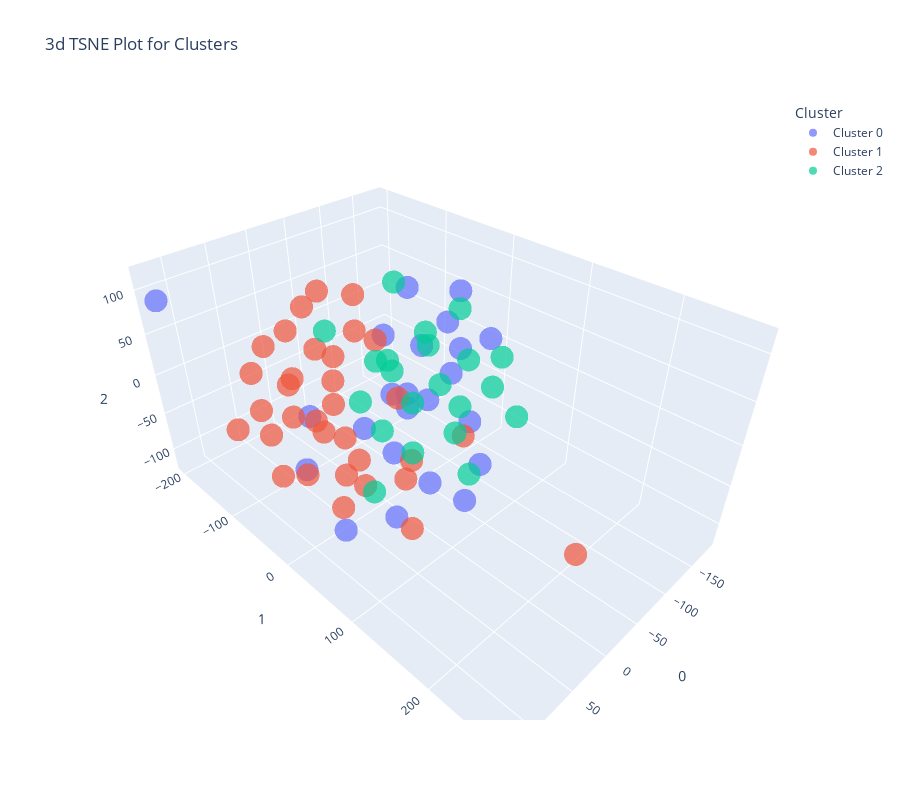

The notebook cell this image was saved under:
### Code cell
plot_model(kmeans_3, plot='tsne')

### Figure 1 — Plotly figure (JSON) as saved in the notebook; plotly's stock layout.template omitted (floating-point values rounded to 4 significant figures)
{"data": [{"customdata": [[39], [35], [39], [42], [39], [33], [39], [37], [27], [36], [35], [35], [27], [34], [35], [30], [40], [35], [30], [30], [24], [37], [32]], "hovertemplate": "Cluster=Cluster 0<br>0=%{x}<br>1=%{y}<br>2=%{z}<br>Feature=%{customdata[0]}<extra></extra>", "legendgroup": "Cluster 0", "marker": {"color": "#636efa", "opacity": 0.7, "symbol": "circle"}, "mode": "markers", "name": "Cluster 0", "scene": "scene", "showlegend": true, "type": "scatter3d", "x": [-108.9, -183.9, 121.5, 89.31, -26.02, -85.78, 4.904, -15.81, -82.41, 114.2, 52.87, -10.1, 3.158, -57.84, 20.14, -75.03, 70.03, -64.38, -106.5, -34.86, -73.36, 13.69, -113.2], "y": [-8.929, -86.39, -198.6, 40.95, 79.4, -83.0, 10.19, 99.79, -49.26, 37.96, -70.74, 2.714, 119.4, -26.11, 37.54, 73.39, 54.75, 76.74, -43.36, 31.86, 34.7, 50.62, -59.86], "z": [-14.64, -8.727, 89.26, -83.55, 88.61, -67.0, 87.01, -74.48, 85.23, 63.59, -94.55, -65.23, 42.98, -44.92, -114.6, 76.6, 36.75, -69.48, -65.89, -104.5, 113.7, 44.63, -1.837]}, {"customdata": [[33], [39], [26], [24], [35], [28], [28], [35], [34], [37], [35], [35], [39], [37], [33], [31], [36], [33], [38], [41], [42], [32], [32], [40], [40], [32], [31], [34], [35], [30], [40], [41], [36]], "hovertemplate": "Cluster=Cluster 1<br>0=%{x}<br>1=%{y}<br>2=%{z}<br>Feature=%{customdata[0]}<extra></extra>", "legendgroup": "Cluster 1", "marker": {"color": "#EF553B", "opacity": 0.7, "symbol": "circle"}, "mode": "markers", "name": "Cluster 1", "scene": "scene", "showlegend": true, "type": "scatter3d", "x": [58.39, 107.2, -55.93, 108.0, 43.69, 47.66, -12.88, 17.23, 110.6, 59.23, 55.0, 104.8, 45.57, 73.83, 99.05, 48.93, 92.41, 3.234, 11.57, 124.7, -7.971, -95.58, 66.6, -47.96, 45.58, 78.56, 6.777, 21.1, -4.706, 35.57, 56.38, 84.65, 49.01], "y": [-75.31, -40.72, -19.26, -103.6, 44.26, -54.49, -61.24, 49.77, 102.3, -22.33, 272.6, 9.87, -19.66, -2.681, -43.74, 91.74, -57.0, -90.76, -52.09, -21.4, -94.79, 23.93, -64.08, -97.65, -18.83, -111.5, -67.97, -126.8, -44.5, -106.0, 84.75, 3.681, -5.135], "z": [-23.21, -1.935, -114.5, -28.27, 111.5, 108.3, -113.5, -56.7, 24.44, -14.06, 28.42, -22.61, -121.9, 95.34, -60.03, -74.1, 83.14, 96.28, -63.07, 45.27, -49.35, -77.07, 25.8, 71.94, 41.8, 23.34, 31.16, -16.23, 66.03, 57.68, 77.12, 26.13, -65.4]}, {"customdata": [[14], [37], [35], [20], [37], [33], [38], [34], [37], [27], [32], [37], [32], [36], [38], [39], [24], [32], [29], [33], [35]], "hovertemplate": "Cluster=Cluster 2<br>0=%{x}<br>1=%{y}<br>2=%{z}<br>Feature=%{customdata[0]}<extra></extra>", "legendgroup": "Cluster 2", "marker": {"color": "#00cc96", "opacity": 0.7, "symbol": "circle"}, "mode": "markers", "name": "Cluster 2", "scene": "scene", "showlegend": true, "type": "scatter3d", "x": [23.05, -89.26, -82.73, 28.5, -58.45, -138.6, -72.77, -34.1, -35.75, 0.4141, 2.361, -18.71, -137.8, -34.68, -86.65, -55.88, -28.19, -32.83, 76.74, -57.07, -45.5], "y": [23.93, 33.63, 105.6, 72.54, -77.68, 37.68, 38.34, 7.302, -18.43, -35.73, 120.3, -5.831, -24.34, 45.93, -22.53, 4.283, -127.1, 69.04, 72.06, 93.55, -42.78], "z": [-7.13, 29.6, -2.512, -4.107, -6.967, 13.43, -18.75, -10.34, 117.4, -13.03, -17.1, 29.97, 49.09, 30.22, 24.74, 63.74, 23.97, -15.47, -22.53, 39.14, 14.96]}], "layout": {"height": 800, "legend": {"title": {"text": "Cluster"}, "tracegroupgap": 0}, "scene": {"domain": {"x": [0, 1], "y": [0, 1]}, "xaxis": {"title": {"text": "0"}}, "yaxis": {"title": {"text": "1"}}, "zaxis": {"title": {"text": "2"}}}, "title": {"text": "3d TSNE Plot for Clusters"}, "width": 900}}
